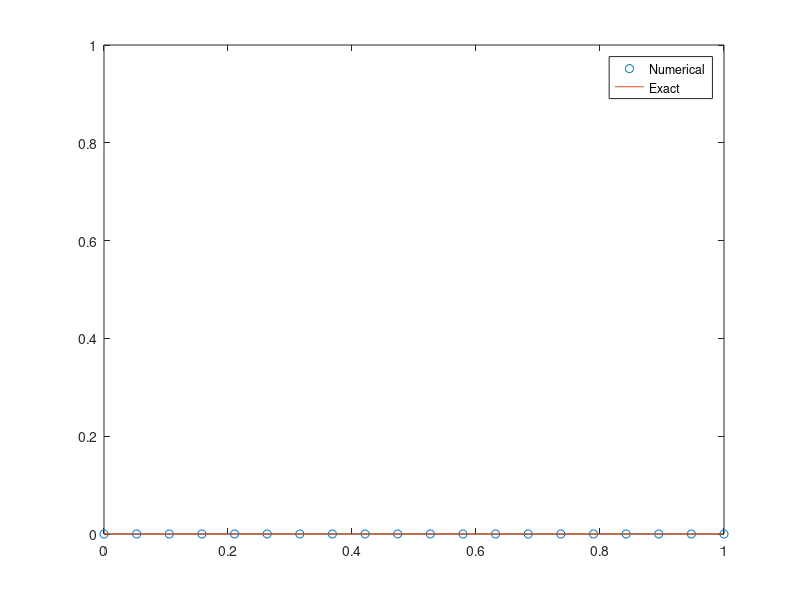

Recreate this plot in MATLAB.
M      = 20;  % number of grid points
xmin   = 0;   % left  boundary
xmax   = 1;   % right boundary
mu     = 1;   % coefficient
Tf     = 1;   % final time
lambda = 2.0;

h  = (xmax - xmin)/(M-1);
dt = lambda*h^2/mu;
x  = linspace(xmin, xmax, M);

dm1 = -0.5*lambda*ones(M-2,1);
dp1 = -0.5*lambda*ones(M-2,1);
d0  = 1+lambda*ones(M-2,1);
B  = spdiags([dm1, d0, dp1], -1:1, M-2, M-2);

dm1 = 0.5*lambda*ones(M-2,1);
dp1 = 0.5*lambda*ones(M-2,1);
d0  = 1-lambda*ones(M-2,1);
A  = spdiags([dm1, d0, dp1], -1:1, M-2, M-2);

% Set initial condition (note transpose on x)
U = sin(pi*x');

% Perform time integration
t = 0;
while t < Tf
   Uold = U;
   U(2:M-1) = B \ (A*Uold(2:M-1));
   t = t + dt;
   Ue = exp(-mu*pi^2*t)*sin(pi*x);
   plot(x, U, 'o', x, Ue, '-')
   axis([xmin, xmax, 0, 1])
   legend('Numerical', 'Exact')
   pause(0.1)
end
